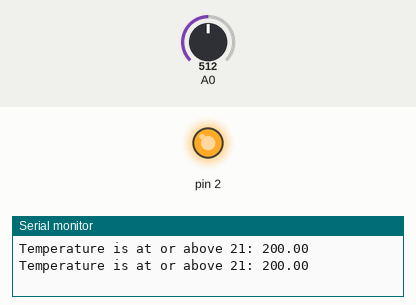
This sketch was run on a simulated Arduino Uno, built with avr-gcc and run on an emulated ATmega328P. Shown: output pins drawn as LEDs (lit = HIGH), the last lines printed to the serial monitor. The inputs (shaded band) are chosen by the test bench; at power-on: A0 = 512.

Above: at 1.8 s.
1.9 s: A0 set to 162
3.4 s: A0 set to 130
At 5.1 s:
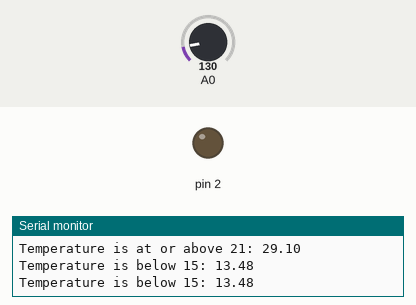
5.5 s: A0 set to 306
At 6.7 s:
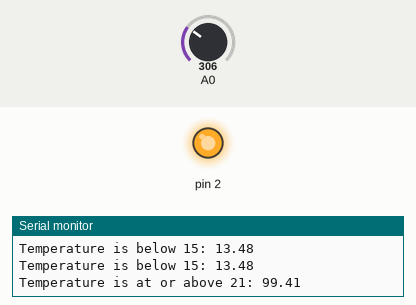
7.5 s: A0 set to 122
At 8.3 s:
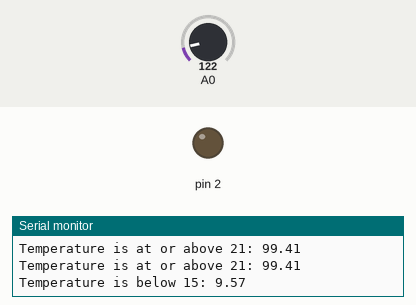
Timing chart, 0 to 10.5 s (numbered marks = the images above; inputs shaded):
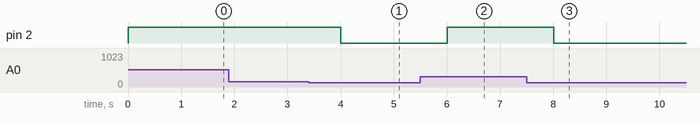

Measured:
- the behaviour switches between 146 and 145 on A0 (found by bisection; images 0 and 1)
- after the input at 3.4 s, pin 2: HIGH → LOW after 0.60 s
- after the input at 5.5 s, pin 2: LOW → HIGH after 0.51 s
- after the input at 7.5 s, pin 2: HIGH → LOW after 0.51 s

The sketch:

Task1.1P.ino
```cpp
// C++ code
//

void setup()
{
  pinMode(A0, INPUT);
  Serial.begin(9600);

  pinMode(2, OUTPUT);
}

void loop()
{
  int aR0 = analogRead(A0);
  float voltage = aR0 * 5.0;
  voltage /= 1024.0;

  float tempC = (voltage - 0.5)* 100;

  if (tempC >= 21) {
    Serial.print("Temperature is at or above 21: ");
    Serial.println(tempC);
    digitalWrite(2, HIGH);
  } else {
    digitalWrite(2, LOW);
  }

  if (tempC < 21) {
    Serial.print("Temperature is below 15: ");
    Serial.println(tempC);
    digitalWrite(2, LOW);
  }
  delay(1000);
}
```
